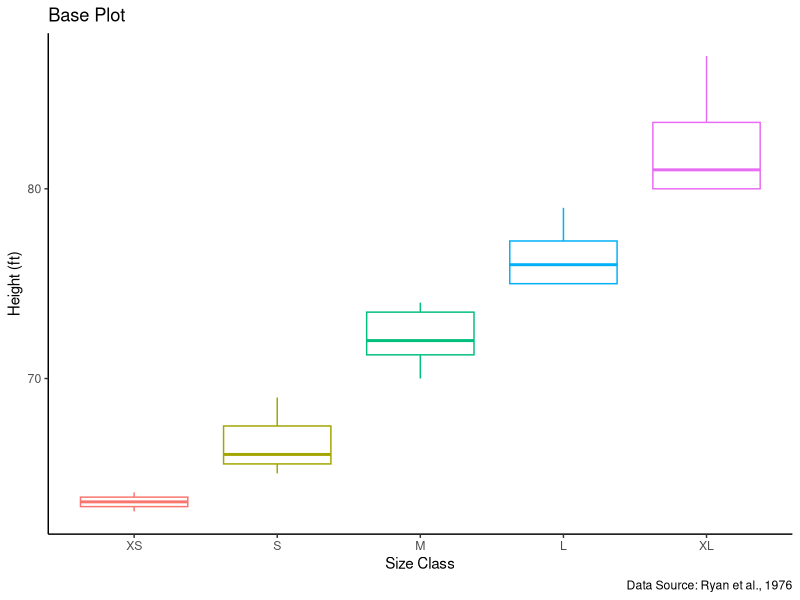
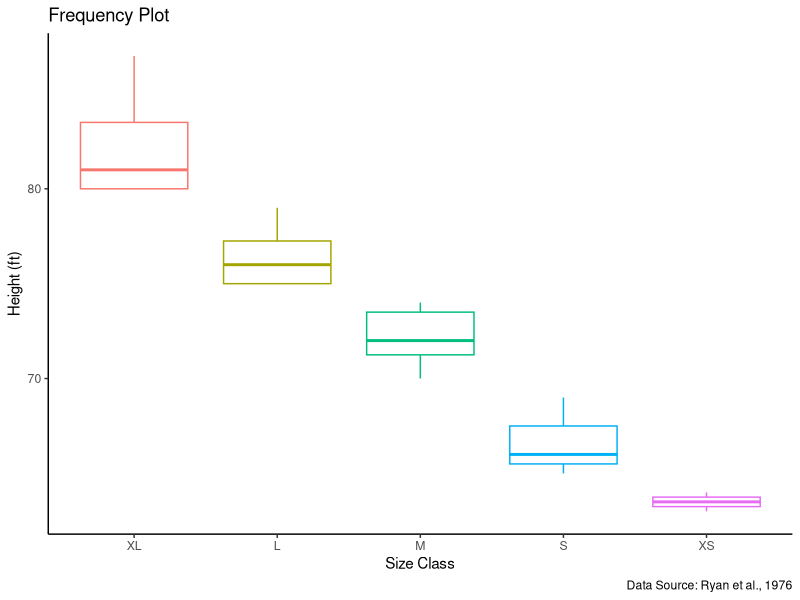
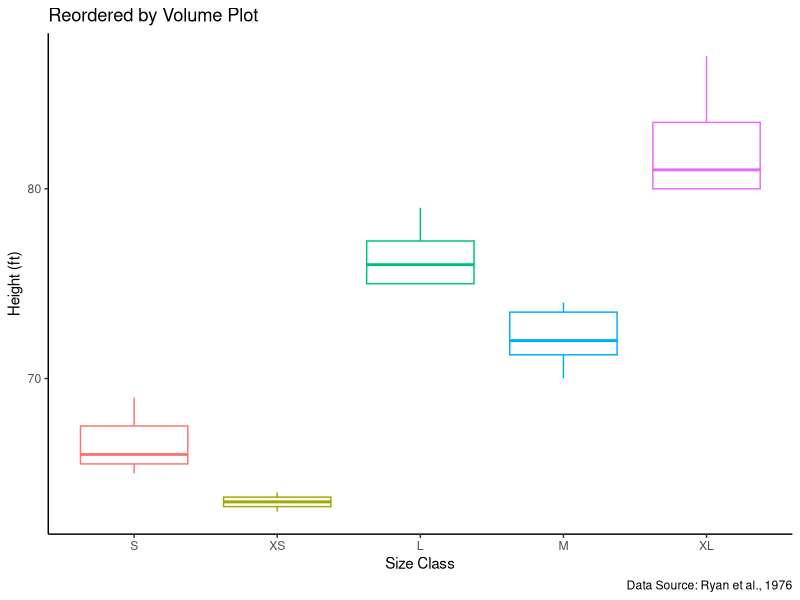

R code for these plots, in order:
## ---- chunk 1
knitr::opts_chunk$set(echo = TRUE)
## ---- chunk 2

# Load necessary packages.
library(tidyverse) # note: forcats is *within* the tidyverse.

## ---- chunk 3

# Load necessary data.

#data() # Examine built-in R data.

#View(trees) # Examine black cherry trees dataset.

# Comment out the above so it doesn't print out in the RMarkdown.

trees_df <- trees # Save the data to your environment.

## ---- chunk 4

# Add a column of size classes by height.
trees_df <- trees_df %>% # Use original dataset and then...
  mutate(SizeClass = case_when(
    Height < 65 ~ "XS",
    Height >= 65 & Height < 70 ~ "S",
    Height >= 70 & Height < 75 ~ "M",
    Height >= 75 & Height < 80 ~ "L",
    Height >= 80 ~ "XL")) # Create new column with size classes.

# Examine dataset structure.
str(trees_df)

# Sizes are currently characters, so we need to make them factors.

# factor()
trees_df <- trees_df %>% # Use original dataset and then...
  mutate(SizeClassF = factor(SizeClass)) # Make a new column of factors.

str(trees_df)

# You can also do the following to achieve the same result.

trees_df$SizeClassF <- factor(trees_df$SizeClass)

# level()
levels(trees_df$SizeClassF) # Examine level order. Default is alphabetical order.

# fct_relevel()
fct_relevel(trees_df$SizeClassF, c("XS", "S", "M", "L", "XL")) # Relevel manually.

# You can also do the following to achieve the same result.

trees_df <- trees_df %>% # Use original dataset and then...
  mutate(SizeClassF = factor(SizeClass, levels = c("XS", "S", "M", "L", "XL"))) # Make a new column of manually leveled factors.

## ---- chunk 5

# fct_count()
count <- fct_count(trees_df$SizeClassF) # Count number of observations in each level.
#View(count)

# fct_unique()
unique <- fct_unique(trees_df$SizeClassF) # Count number of unique levels.
#View(unique)

# Create a base plot of the data.

boxplot1 <- trees_df %>% # Use based dataset and then...
  ggplot(aes(x = SizeClassF, y = Height, color = SizeClassF)) + # Create a ggplot.
  geom_boxplot() + # Using the boxplot geom.
  labs(title = "Base Plot",
    x = "Size Class",
    y = "Height (ft)",
    color = "Size Class",
    caption = "Data Source: Ryan et al., 1976") + # Add appropriate labels.
  theme_classic() + # Remove grey background.
  theme(legend.position = "none") # Remove legend also.

boxplot1

## ---- chunk 6

# fct_infreq()

boxplot2 <- trees_df %>%
  mutate(SizeClassF = fct_infreq(SizeClassF)) %>% # Reorders by frequency of observations.
  ggplot(aes(x = SizeClassF, y = Height, color = SizeClassF)) +
  geom_boxplot() +
  labs(title = "Frequency Plot",
    x = "Size Class",
    y = "Height (ft)",
    color = "Size Class",
    caption = "Data Source: Ryan et al., 1976") +
  theme_classic() +
  theme(legend.position = "none")

boxplot2

# Can verify this ordering using the "count" dataset created above.

# fct_reorder()

boxplot3 <- trees_df %>%
  mutate(SizeClassF = fct_reorder(SizeClassF, Volume)) %>% # Reorders by height data.
  ggplot(aes(x = SizeClassF, y = Height, color = SizeClassF)) +
  geom_boxplot() +
  labs(title = "Reordered by Volume Plot",
    x = "Size Class",
    y = "Height (ft)",
    color = "Size Class",
    caption = "Data Source: Ryan et al., 1976") +
  theme_classic() +
  theme(legend.position = "none")

boxplot3

# This is not the best example, because there isn't a one-to-one correspondence of size class (n = 5) to volume (n=31).

# There is also a fct_reorder2() that allows you to reorder groups based on how their values plot on a graph using other variables for x and y.

